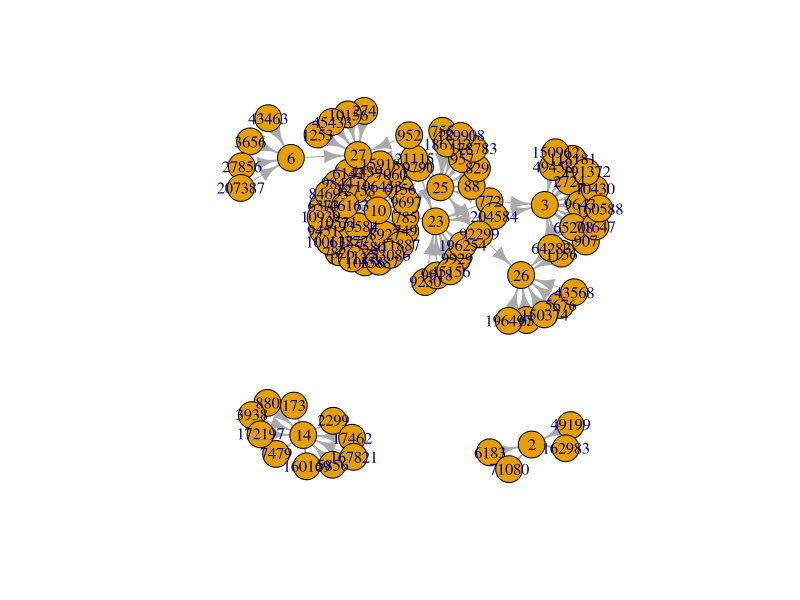

The R source for this figure:
## ---- chunk 1
# Data already extracted and stored as CSV file (for demo purposes)
dat = read.csv("./datasets/sna/followers.csv", header = FALSE, sep = ",")
dat <- head(dat,100)
## ---- chunk 2
library(igraph)
## ---- chunk 3
# Create a graph
g <- graph.data.frame(dat, directed = TRUE)
## ---- chunk 4
summary(g); 
## ---- chunk 5
plot(g, layout=layout.kamada.kawai)
## ---- chunk 6
metrics <- data.frame(
  deg = degree(g),
  bet = betweenness(g),
  clo = closeness(g),
  eig = evcent(g)$vector,
  cor = graph.coreness(g)
)

#
head(metrics)
